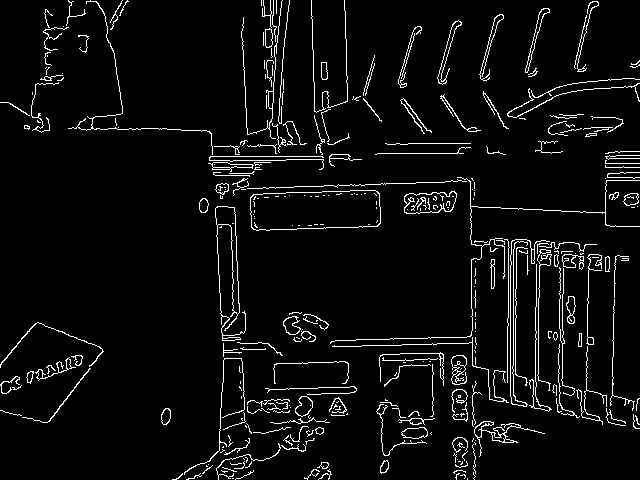
#> input picture camera_num/test10.jpg, 640 x 480 px, given in place of the camera
$ python hough_pre_3.py   (older library calls are emulated)
#> lines starting #> are read from the running program, lines starting #| are printed output that depends on the picture; after the words box and inside, x2 and y2 are one past the last pixel; in counts of white or black regions, pixels touching at a corner belong together; long printed decimals are rounded
# 调用摄像头

import cv2
import numpy as np

cap = cv2.VideoCapture(1)

# cap.set(propId, value)
# 设置视频参数，propId设置的视频参数，value设置的参数值
cap.set(3, 480)

line_key =2

while cap.isOpened():
    ret_flag, Vshow = cap.read()
#> Vshow is the input picture: shape (480, 640, 3); min 0, max 255, mean 13
    # cv2.imshow("camera", Vshow)

    # 二值化
    img_gray = cv2.cvtColor(Vshow, cv2.COLOR_BGR2GRAY)

    # 反转颜色
    ret, img_inv = cv2.threshold(img_gray, 127, 255, cv2.THRESH_BINARY_INV)
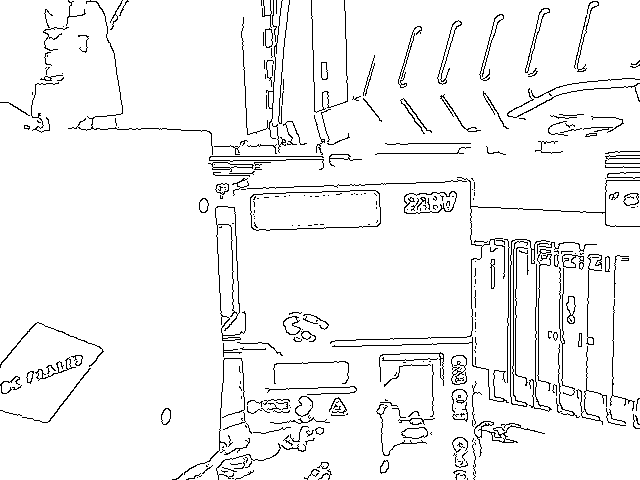
#> img_inv: shape (480, 640); 95% white; black in thin lines or dots

    # Gauss filter
    img_gauss = cv2.GaussianBlur(img_gray, (3, 3), 0)
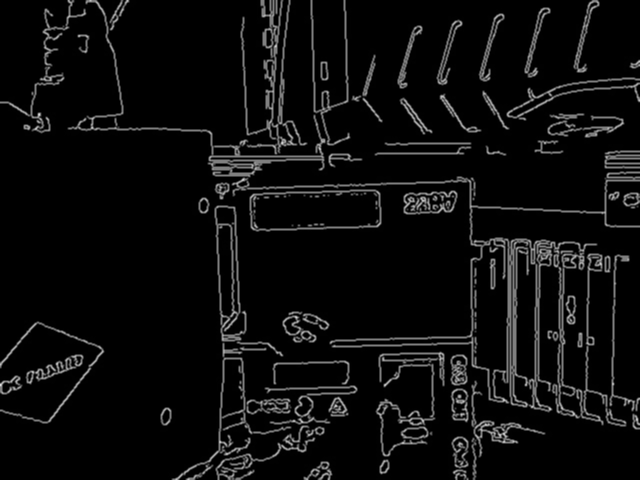
#> img_gauss: shape (480, 640); min 0, max 223, mean 13

    # find edges
    # cv2.Canny(image, threshold1, threshold2[, edges[, apertureSize[, L2gradient ]]])
    edges = cv2.Canny(img_gray, 50, 150, apertureSize=3)
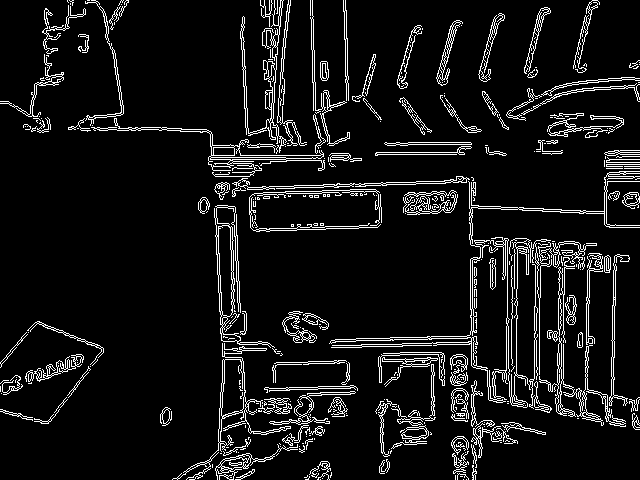
#> edges: shape (480, 640); 8.2% white in thin lines or dots

    # cv2.HoughLines
    # a way to find lines
    #  这里对最后一个参数使用了经验型的值
    lines = cv2.HoughLines(edges, 1, np.pi / 180, 10)
    # lines = cv2.HoughLines(edges, 1, np.pi / 180, 118)

    img_cp = img_gray.copy()

    #    print(lines[0].size)

    if lines[0].size == 2:
        for line in lines[0]:
            rho = line[0]  # 第一个元素是距离rho
            theta = line[1]  # 第二个元素是角度theta
            print('rho:   ', rho)
            print('theta: ', theta)
            if (theta < (np.pi / line_key)) or (theta > (3. * np.pi / line_key)):  # 垂直直线
                print('ve')
                # 该直线与第一行的交点
                pt1 = (int(rho / np.cos(theta)), 0)
                # 该直线与最后一行的焦点
                pt2 = (int((rho - img_cp.shape[0] * np.sin(theta)) / np.cos(theta)), img_cp.shape[0])
                # 绘制一条白线
                cv2.line(img_cp, pt1, pt2, (255))
            else:  # 水平直线
                print("hor")
                # 该直线与第一列的交点
                pt1 = (0, int(rho / np.sin(theta)))
                # 该直线与最后一列的交点
                pt2 = (img_cp.shape[1], int((rho - img_cp.shape[1] * np.cos(theta)) / np.sin(theta)))
                # 绘制一条直线
                cv2.line(img_cp, pt1, pt2, (255), 1)
            print('\n')
#> this loop made 1 pass
#> (rho, theta, pt1, pt2) on pass 1: (198, 1.54, (5673, 0), (-8071, 480))
#| rho:    198.0
#| theta:  1.536
#| ve
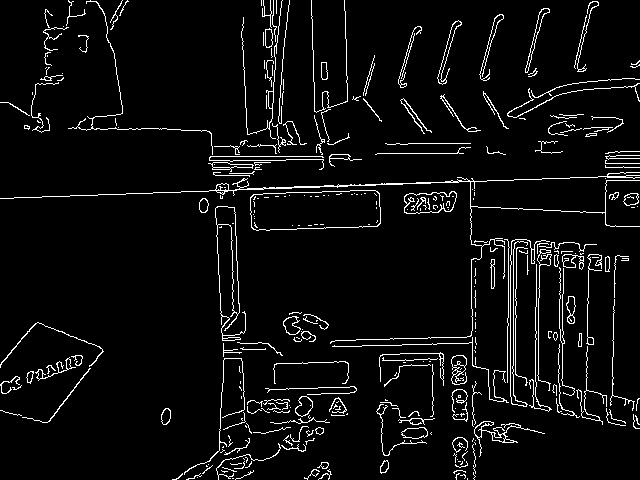
#> img_cp: shape (480, 640); min 0, max 255, mean 13.4

    k = cv2.waitKey(1)
#> (key q is pressed here)


    # find rectangle bounding

    # 反转颜色
    # ret, img_inv = cv2.threshold(img_gray, 127, 255, cv2.THRESH_BINARY_INV)

    # method = cv2.CHAIN_APPROX_NONE  # 存储所有边界点
    method = cv2.CHAIN_APPROX_SIMPLE  # 压缩垂直、水平、对角方向，只保留端点
#> method = 2
    # method = cv2.CHAIN_APPROX_TX89_L1  # 使用teh-Chini近似算法
    # #method = cv2.CHAIN_APPROX_TC89_KCOS  # 使用teh-Chini近似算法

    # 返回三个值，图像，轮廓，轮廓的层析结构
    image, contours, hierarchy = cv2.findContours(edges, cv2.RETR_EXTERNAL, method)
#> contours = 338 contours, 250 with area under 20; largest, box (x1, y1, x2, y2) and area: (329, 171, 640, 409) 1880, (214, 205, 275, 348) 1826, (172, 343, 291, 480) 1692, (91, 118, 325, 177) 1137, (539, 257, 626, 427) 946

    # print("Nums of contours:", len(contours), "\n")
    contours_list = []

    # ii = 0,1,2,3
    for ii in range(len(contours)):
        # contours_list.append(contours[3 - ii])
        contours_list.append(contours[ii])
#> after the loop, contours_list has the same summary as contours

    # 外矩阵
    # cv2.boundingRect 计算轮廓的垂直边界最小矩形

    rectangle_list = []

    for i in range(len(contours)):
        x, y, w, h = cv2.boundingRect(contours_list[i])
        # print("Number:", i + 1)
        # print("Position:(", x, ",", y, ')\t', "(", x + w, ",", y + h, ")")
        rectangle_tmp = [x, y, w, h]
        if w > 20 and h > 20:
            if w < 100 and h < 100:
                # print(rectangle_tmp)
                rectangle_list.append(rectangle_tmp)
#> this loop made 338 passes
#> (x, y, w, h) on passes 1 to 3: (466, 479, 1, 1), (463, 479, 1, 1), (320, 479, 1, 1)
#> after the loop, rectangle_list = 29 items, first 6: [215, 444, 83, 36], [391, 425, 38, 24], [282, 425, 27, 21], [471, 423, 31, 35], [375, 399, 22, 58], [269, 391, 87, 34]
        # print('\n')
    # print('\n')

    for rectangle in rectangle_list:
        # print(rectangle)
        Vshow=cv2.rectangle(Vshow, (rectangle[0], rectangle[1]), (rectangle[0] + rectangle[2], rectangle[1] + rectangle[3]),
                      (0, 255, 0), 1)
#> this loop made 29 passes
#> rectangle on passes 1 to 12: [215, 444, 83, 36], [391, 425, 38, 24], [282, 425, 27, 21], [471, 423, 31, 35], [375, 399, 22, 58], [269, 391, 87, 34], [471, 380, 24, 47], [67, 366, 24, 32], [397, 364, 39, 62], [382, 357, 56, 30], [25, 354, 59, 28], [378, 352, 67, 34]
#> pass 1, `Vshow=cv2.rectangle(Vshow, (rectangle[0], rectangle[1]), (rectangle[0]..`:
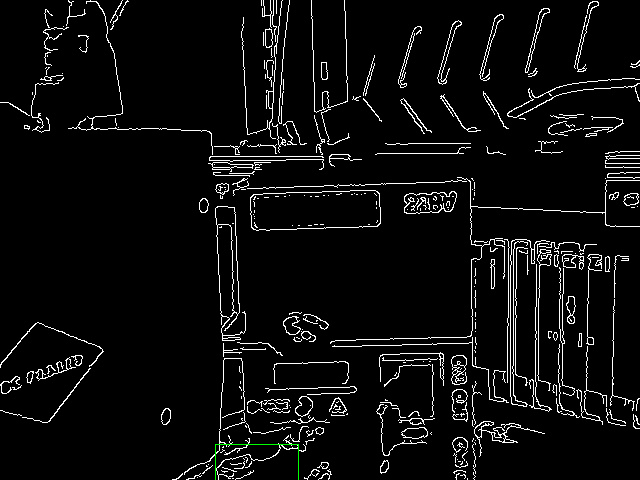
#> Vshow: shape (480, 640, 3); 0.05% of pixels changed, all inside (x1, y1, x2, y2) = (215, 444, 299, 480)
#> pass 2, `Vshow=cv2.rectangle(Vshow, (rectangle[0], rectangle[1]), (rectangle[0]..`:
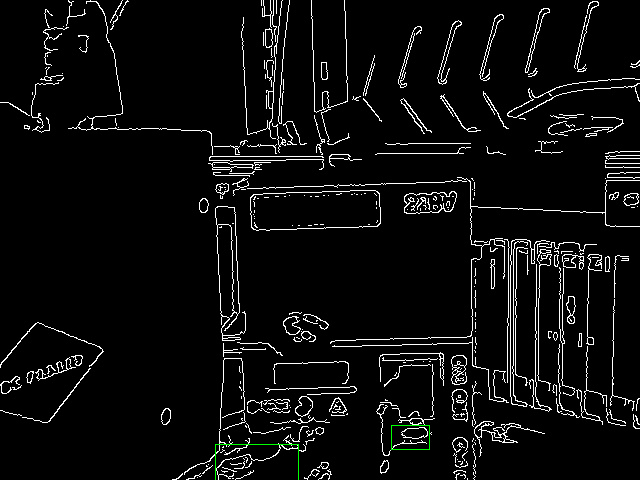
#> Vshow: shape (480, 640, 3); 0.04% of pixels changed, all inside (x1, y1, x2, y2) = (391, 425, 430, 450)
#> after the loop:
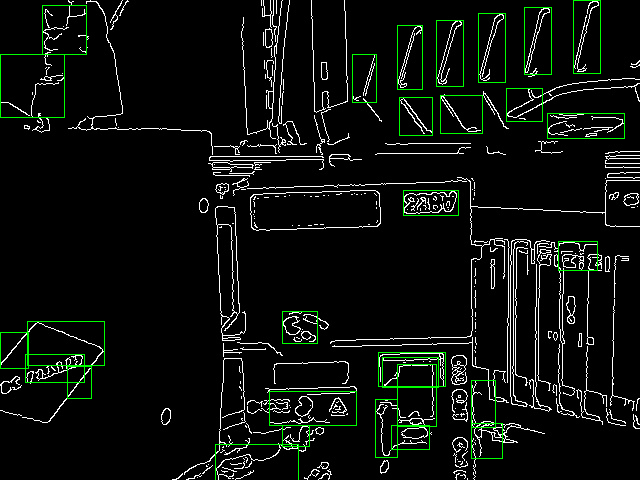
#> Vshow: shape (480, 640, 3); mean B, G, R 12.8, 16.8, 12.8

    cv2.imshow("camera", Vshow)

    # 保存
    if k == ord('s'):
        cv2.imwrite("test"+str(line_key)+".jpg", edges)

    # 退出
    if k == ord('q'):
        break

# 释放所有摄像头
cap.release()

# 删除建立的所有窗口
cv2.destroyAllWindows()

$ run again, on camera_num/test2.jpg_bin.png
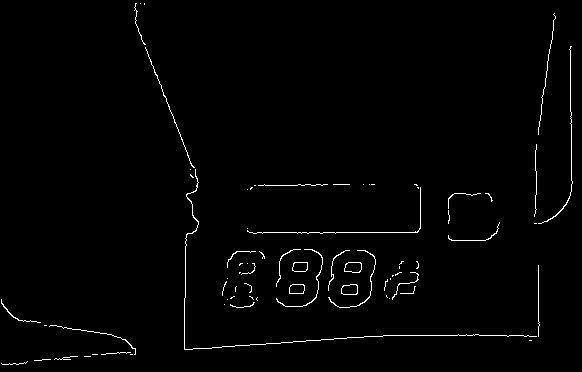
#> input picture camera_num/test2.jpg_bin.png, 582 x 372 px, given in place of the camera
#> Vshow is the input picture: shape (372, 582, 3); 1.3% white in thin lines or dots
#> img_gray: shape (372, 582); 1.3% white in thin lines or dots
#> img_inv: shape (372, 582); 98.7% white; black in thin lines or dots
#> edges: shape (372, 582); 2.4% white in thin lines or dots
#> the loop `for line in lines[0]:` made 1 pass
#> (rho, theta, pt1, pt2) on pass 1: (362, 1.5, (5189, 0), (-130, 372))
#> (printed output is left out)
#> after the loop `for line in lines[0]:`:
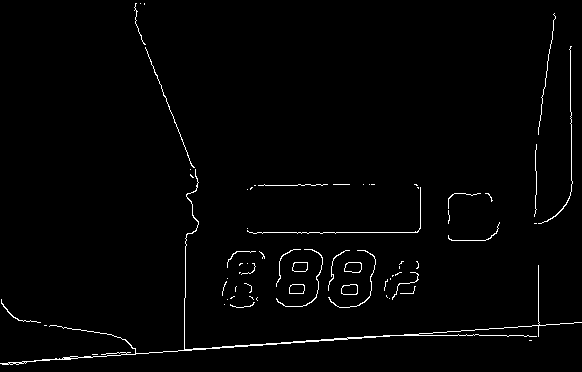
#> img_cp: shape (372, 582); 1.6% white in thin lines or dots
#> method = 2
#> contours = 188 contours, 164 with area under 20; largest, box (x1, y1, x2, y2) and area: (183, 169, 541, 351) 631, (537, 20, 556, 135) 190, (340, 283, 358, 296) 120, (343, 261, 363, 274) 117, (533, 143, 538, 217) 107
#> after the loop `for ii in range(len(contours)):`: contours_list has the same summary as contours
#> the loop `for i in range(len(contours)):` made 188 passes
#> (x, y, w, h) on passes 1 to 3: (2, 365, 7, 1), (26, 363, 2, 1), (0, 361, 26, 5)
#> after the loop `for i in range(len(contours)):`: rectangle_list = [[391, 271, 28, 29], [331, 255, 46, 54], [278, 253, 46, 55], [275, 248, 26, 39], [447, 221, 54, 21], [447, 192, 34, 32], [159, 85, 34, 83]]
#> the loop `for rectangle in rectangle_list:` made 7 passes
#> after the loop `for rectangle in rectangle_list:`:
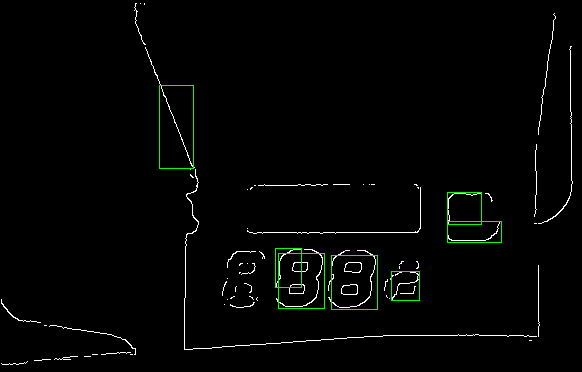
#> Vshow: shape (372, 582, 3); mean B, G, R 3.4, 4.7, 3.4
